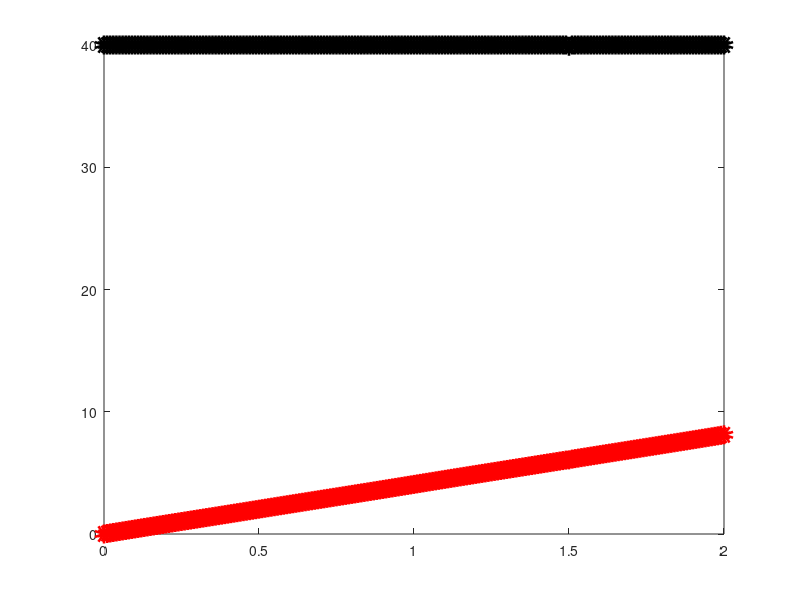

Reproduce this figure in MATLAB. (Note: this script raises an error after producing the figure.)
%% Written by Federico Zocco
% Last modified: 19 December 2022

%% Example 2 of the source paper [1]. The network has 2 dynamic flows: 
% Gamma(1,2) = beta_1(t) = |sin(pi*t)|
% Gamma(1,3) = beta_2(t) = |cos(pi*t)|.
% The imposition of the mass balance leads to dynamic stocks, which is in
% contrast to Example 1.

% REFERENCES:
% [1] Zocco, F., Smyth, B. and Sopasakis, P., 2022. Circularity of 
% thermodynamical material networks: Indicators, examples, and algorithms. 
% arXiv preprint arXiv:2209.15051.
% [2] Bondy, J.A. and Murty, U.S.R., 1976. Graph theory with applications 
% (Vol. 290). London: Macmillan.
% [3] Zocco, F., Sopasakis, P., Smyth, B., and Haddad, W.M., 2022. Thermodynamical 
% material networks for modeling, planning, and control of circular material flows. 
% arXiv preprint arXiv:2111.10693.
% [4] Haddad, W.M., 2019. A dynamical systems theory of thermodynamics. 
% Princeton University Press.

%%%%%%%%%%%%%%%%%%%%%%%%%%%%%%%%%%%%%%%%%%%%%%%%%%%%%%%%%%%%%%%%%%%%%%%%%%%

clear all

% Initial conditions:
m1_0 = 10;
m2_0 = 10;
m3_0 = 10;
m4_0 = 10;

% Simulation time: 
simulation_time = 0:0.01:2;



%%%%%%%%%%%%%%%%%%%%%%%%%%%%%%%%%%%%%%%%%%%%%%%%%%%%%%%%%%%%%%%%%%%%%%%%%%%
m_vector = [];

for t = simulation_time 
    
    if t == 0
        m_vector(:,end+1) = [m1_0; m2_0; m3_0; m4_0];
    end

    if (0 < t) && (t < 0.5)
        m_vector(:,end+1) = [1.3*t + cos(pi*t)/pi - sin(pi*t)/pi; -cos(pi*t)/pi - 4*t; sin(pi*t)/pi - 3*t; 5.7*t] + [m1_0 - 1/pi; m2_0 + 1/pi; m3_0; m4_0];
    end
        
    if t == 0.5
        m_vector(:,end+1) = [m1_0 + 0.65 - 2/pi; m2_0 - 2 + 1/pi; m3_0 - 1.5 + 1/pi; m4_0 + 2.85];
    end

    if (0.5 < t) && (t < 1)
        m_vector(:,end+1) = [1.3*t + cos(pi*t)/pi + sin(pi*t)/pi; -cos(pi*t)/pi - 4*t; -sin(pi*t)/pi - 3*t; 5.7*t] + [m1_0 - 3/pi; m2_0 + 1/pi; m3_0 + 2/pi; m4_0];
    end

    if t == 1
        m_vector(:,end+1) = [m1_0 + 1.3 - 4/pi; m2_0 - 4 + 2/pi; m3_0 - 3 + 2/pi; m4_0 + 5.7];
    end

    if (1 < t) && (t < 1.5)
        m_vector(:,end+1) = [1.3*t - cos(pi*t)/pi + sin(pi*t)/pi; cos(pi*t)/pi - 4*t; -sin(pi*t)/pi - 3*t; 5.7*t] + [m1_0 - 5/pi; m2_0 + 3/pi; m3_0 + 2/pi; m4_0];
    end

    if t == 1.5
        m_vector(:,end+1) = [m1_0 + 1.9 - 6/pi; m2_0 - 6 + 3/pi; m3_0 - 4.5 + 3/pi; m4_0 + 8.5];
    end

    if (1.5 < t) && (t < 2)
        m_vector(:,end+1) = [1.3*t - cos(pi*t)/pi - sin(pi*t)/pi; cos(pi*t)/pi - 4*t; sin(pi*t)/pi - 3*t; 5.7*t] + [m1_0 - 7/pi; m2_0 + 3/pi; m3_0 + 4/pi; m4_0];
    end
       
    if t == 2
        m_vector(:,end+1) = [m1_0 + 2.6 - 8/pi; m2_0 - 8 + 4/pi; m3_0 - 6 + 4/pi; m4_0 + 11.4];
    end

end

theta_S = sum(m_vector,1); 
theta_D = std(m_vector);


%%% Plots (uncomment as needed):
 
% (1):
% plot(simulation_time, m_vector(1,:),'ok', 'LineWidth', 6)
% hold on;
% plot(simulation_time, m_vector(2,:),'or', 'LineWidth', 8)
% hold on;
% plot(simulation_time, m_vector(3,:),'ob', 'LineWidth', 8)
% hold on;
% plot(simulation_time, m_vector(4,:),'om', 'LineWidth', 8)
% xlabel(texlabel('Time, t (s)'), 'FontSize', 30)
% ylabel('Stock, m_i (kg)', 'FontSize', 30)
% ax = gca;
% ax.FontSize = 45;
% grid on;
% lgd = legend('$m_1$', '$m_2$', '$m_3$', '$m_4$', 'Interpreter','latex');
% ldg.FontSize = 60;

% (2): 
plot(simulation_time, theta_S,'ok', 'LineWidth', 8)
hold on;
plot(simulation_time, theta_D,'or', 'LineWidth', 8)
xlabel(texlabel('Time, t (s)'), 'FontSize', 30)
ylabel('Indicator', 'FontSize', 30)
ax = gca;
ax.FontSize = 45;
grid on;
lgd = legend('$\theta_S$', '$\theta_D$', 'Interpreter','latex');
ldg.FontSize = 60;